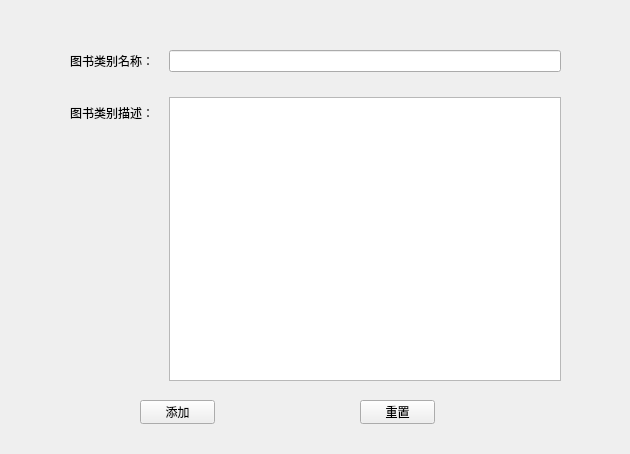
<?xml version="1.0" encoding="UTF-8"?>
<ui version="4.0">
 <class>Form</class>
 <widget class="QWidget" name="Form">
  <property name="geometry">
   <rect>
    <x>0</x>
    <y>0</y>
    <width>630</width>
    <height>454</height>
   </rect>
  </property>
  <property name="windowTitle">
   <string>Form</string>
  </property>
  <widget class="QWidget" name="formLayoutWidget">
   <property name="geometry">
    <rect>
     <x>70</x>
     <y>50</y>
     <width>491</width>
     <height>331</height>
    </rect>
   </property>
   <layout class="QFormLayout" name="formLayout">
    <property name="horizontalSpacing">
     <number>15</number>
    </property>
    <property name="verticalSpacing">
     <number>25</number>
    </property>
    <item row="0" column="0">
     <widget class="QLabel" name="label">
      <property name="text">
       <string>图书类别名称：</string>
      </property>
     </widget>
    </item>
    <item row="1" column="0">
     <widget class="QLabel" name="label_2">
      <property name="text">
       <string>图书类别描述：</string>
      </property>
     </widget>
    </item>
    <item row="1" column="1">
     <widget class="QTextEdit" name="book_type_info_input"/>
    </item>
    <item row="0" column="1">
     <widget class="QLineEdit" name="book_style_input"/>
    </item>
   </layout>
  </widget>
  <widget class="QPushButton" name="book_style_addbtn">
   <property name="geometry">
    <rect>
     <x>140</x>
     <y>400</y>
     <width>75</width>
     <height>24</height>
    </rect>
   </property>
   <property name="text">
    <string>添加</string>
   </property>
  </widget>
  <widget class="QPushButton" name="book_style_resetbtn">
   <property name="geometry">
    <rect>
     <x>360</x>
     <y>400</y>
     <width>75</width>
     <height>24</height>
    </rect>
   </property>
   <property name="text">
    <string>重置</string>
   </property>
  </widget>
 </widget>
 <resources/>
 <connections/>
</ui>
